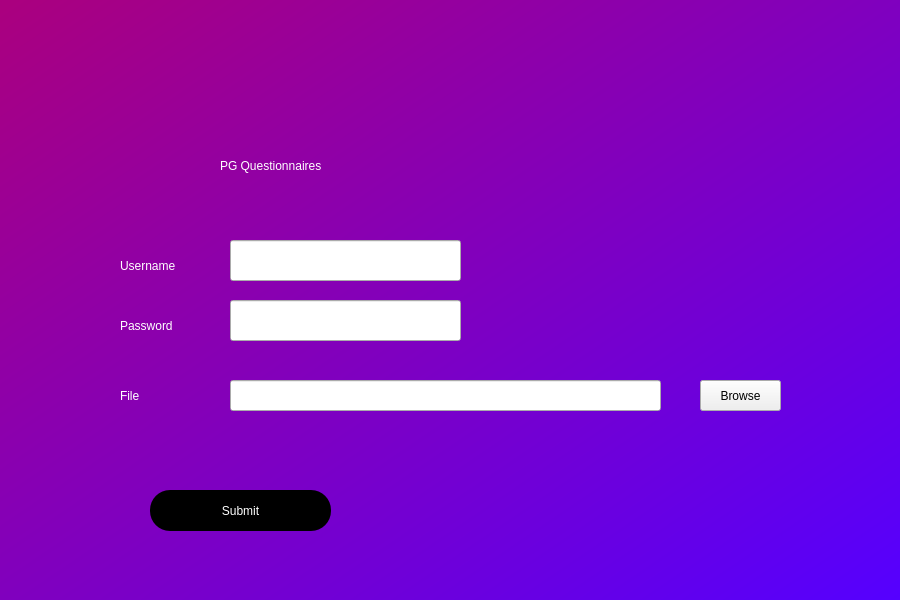
<?xml version="1.0" encoding="UTF-8"?>
<ui version="4.0">
 <class>Dialog</class>
 <widget class="QDialog" name="Dialog">
  <property name="geometry">
   <rect>
    <x>0</x>
    <y>0</y>
    <width>900</width>
    <height>600</height>
   </rect>
  </property>
  <property name="windowTitle">
   <string>Dialog</string>
  </property>
  <widget class="QWidget" name="widget" native="true">
   <property name="geometry">
    <rect>
     <x>0</x>
     <y>0</y>
     <width>900</width>
     <height>600</height>
    </rect>
   </property>
   <property name="styleSheet">
    <string notr="true">QWidget#widget{
background-color:qlineargradient(spread:pad, x1:0, y1:0.017, x2:1, y2:0.994, stop:0 rgba(170, 0, 127, 255), stop:1 rgba(85, 0, 255, 255))}</string>
   </property>
   <widget class="QLabel" name="label">
    <property name="geometry">
     <rect>
      <x>220</x>
      <y>130</y>
      <width>441</width>
      <height>71</height>
     </rect>
    </property>
    <property name="styleSheet">
     <string notr="true">font: 36pt &quot;MS Shell Dlg 2&quot;;color:white</string>
    </property>
    <property name="text">
     <string>PG Questionnaires</string>
    </property>
   </widget>
   <widget class="QPushButton" name="submitButton">
    <property name="geometry">
     <rect>
      <x>150</x>
      <y>490</y>
      <width>181</width>
      <height>41</height>
     </rect>
    </property>
    <property name="styleSheet">
     <string notr="true">border-radius:20px;
font: 14pt &quot;MS Shell Dlg 2&quot;;
background-color:rgb(0, 0, 0);
color:white</string>
    </property>
    <property name="text">
     <string>Submit</string>
    </property>
   </widget>
   <widget class="QLineEdit" name="usernameLineEdit">
    <property name="geometry">
     <rect>
      <x>230</x>
      <y>240</y>
      <width>231</width>
      <height>41</height>
     </rect>
    </property>
   </widget>
   <widget class="QLineEdit" name="passwordLineEdit">
    <property name="geometry">
     <rect>
      <x>230</x>
      <y>300</y>
      <width>231</width>
      <height>41</height>
     </rect>
    </property>
   </widget>
   <widget class="QLabel" name="label_2">
    <property name="geometry">
     <rect>
      <x>120</x>
      <y>250</y>
      <width>91</width>
      <height>31</height>
     </rect>
    </property>
    <property name="styleSheet">
     <string notr="true">font: 14pt &quot;MS Shell Dlg 2&quot;;color:white</string>
    </property>
    <property name="text">
     <string>Username</string>
    </property>
   </widget>
   <widget class="QLabel" name="label_3">
    <property name="geometry">
     <rect>
      <x>120</x>
      <y>310</y>
      <width>91</width>
      <height>31</height>
     </rect>
    </property>
    <property name="styleSheet">
     <string notr="true">font: 14pt &quot;MS Shell Dlg 2&quot;;color:white</string>
    </property>
    <property name="text">
     <string>Password</string>
    </property>
   </widget>
   <widget class="QLabel" name="label_4">
    <property name="geometry">
     <rect>
      <x>120</x>
      <y>380</y>
      <width>91</width>
      <height>31</height>
     </rect>
    </property>
    <property name="styleSheet">
     <string notr="true">font: 14pt &quot;MS Shell Dlg 2&quot;;color:white</string>
    </property>
    <property name="text">
     <string>File</string>
    </property>
   </widget>
   <widget class="QLineEdit" name="filename">
    <property name="geometry">
     <rect>
      <x>230</x>
      <y>380</y>
      <width>431</width>
      <height>31</height>
     </rect>
    </property>
   </widget>
   <widget class="QPushButton" name="browse">
    <property name="geometry">
     <rect>
      <x>700</x>
      <y>380</y>
      <width>81</width>
      <height>31</height>
     </rect>
    </property>
    <property name="text">
     <string>Browse</string>
    </property>
   </widget>
   <widget class="QLabel" name="error">
    <property name="geometry">
     <rect>
      <x>136</x>
      <y>450</y>
      <width>411</width>
      <height>41</height>
     </rect>
    </property>
    <property name="styleSheet">
     <string notr="true">color:red;
font: 14pt &quot;MS Shell Dlg 2&quot;;</string>
    </property>
    <property name="text">
     <string/>
    </property>
   </widget>
  </widget>
 </widget>
 <resources/>
 <connections/>
</ui>
